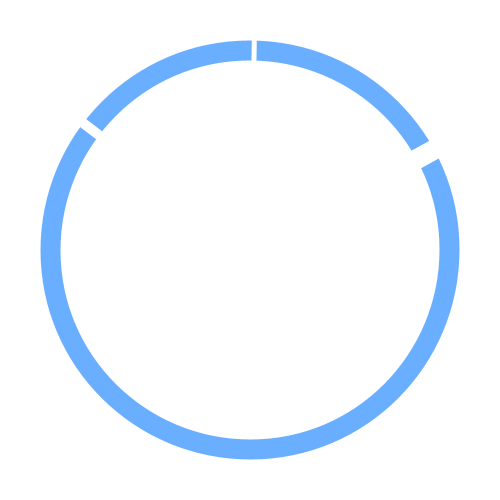
Frame 1 (no input)
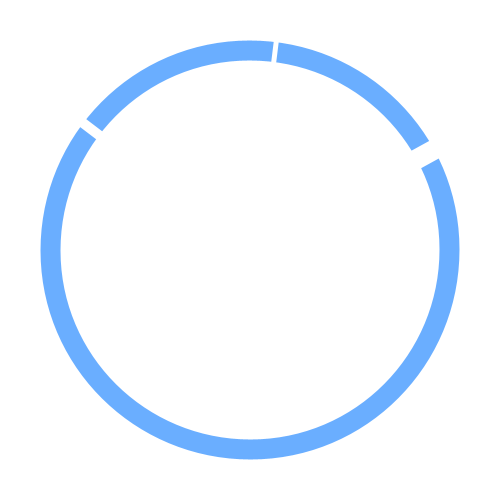
Frame 60 (the mouse pressed at the canvas centre just before this capture)
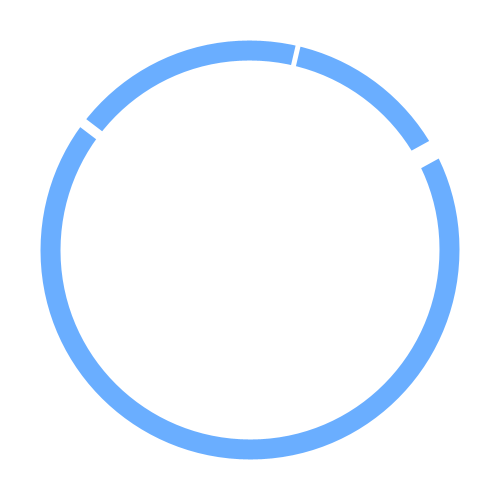
Frame 120 (the mouse held since frame 60 and released just before this capture)

The Processing sketch that drew these frames (run headless with seeded random() and noise(); from frame 60 on, the mouse is pressed at the canvas centre):

// Processing sketch: processing_120285
// ── processing_120285.pde

void setup()
{
  size(500, 500);
  smooth();
}
void draw()
{
  background(255);
  translate(width/2, height/2);

  float sec = map(second(), 0, 60, 0, 360);
  float min = map(minute(), 0, 60, 0, 360);
  float h = map(hour(), 0, 12, 0, 360);

  rotate(radians(-90));

  stroke(0);
  pushMatrix();
  strokeWeight(20);
  stroke(#6AAEFF);
  ellipse(0, 0, 400, 400); 
  popMatrix();

  stroke(255);

  pushMatrix();
  rotate(radians(sec)); 
  strokeWeight(5);
  line(0, 0, 220, 5);
  popMatrix();



  pushMatrix();
  rotate(radians(min));  
  strokeWeight(10);  
  line(0, 0, 220, 5);
  popMatrix();

  pushMatrix();
  rotate(radians(h)); 
  strokeWeight(20);   
  line(0, 0, 220, 5);
  popMatrix();
}
